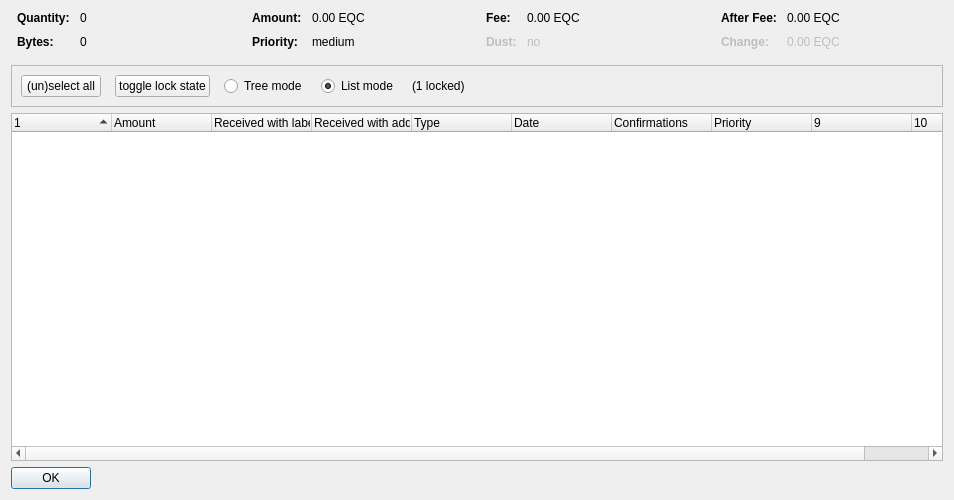
<?xml version="1.0" encoding="UTF-8"?>
<ui version="4.0">
 <class>CoinControlDialog</class>
 <widget class="QDialog" name="CoinControlDialog">
  <property name="geometry">
   <rect>
    <x>0</x>
    <y>0</y>
    <width>954</width>
    <height>500</height>
   </rect>
  </property>
  <property name="windowTitle">
   <string>Coin Selection</string>
  </property>
  <layout class="QVBoxLayout" name="verticalLayout">
   <item>
    <layout class="QHBoxLayout" name="horizontalLayoutTop" stretch="0,0,0,0">
     <property name="topMargin">
      <number>0</number>
     </property>
     <property name="bottomMargin">
      <number>10</number>
     </property>
     <item>
      <layout class="QFormLayout" name="formLayoutCoinControl1">
       <property name="horizontalSpacing">
        <number>10</number>
       </property>
       <property name="verticalSpacing">
        <number>10</number>
       </property>
       <property name="leftMargin">
        <number>6</number>
       </property>
       <property name="rightMargin">
        <number>6</number>
       </property>
       <item row="0" column="0">
        <widget class="QLabel" name="labelCoinControlQuantityText">
         <property name="font">
          <font>
           <weight>75</weight>
           <bold>true</bold>
          </font>
         </property>
         <property name="text">
          <string>Quantity:</string>
         </property>
        </widget>
       </item>
       <item row="0" column="1">
        <widget class="QLabel" name="labelCoinControlQuantity">
         <property name="cursor">
          <cursorShape>IBeamCursor</cursorShape>
         </property>
         <property name="contextMenuPolicy">
          <enum>Qt::ActionsContextMenu</enum>
         </property>
         <property name="text">
          <string notr="true">0</string>
         </property>
         <property name="textInteractionFlags">
          <set>Qt::LinksAccessibleByMouse|Qt::TextSelectableByKeyboard|Qt::TextSelectableByMouse</set>
         </property>
        </widget>
       </item>
       <item row="1" column="0">
        <widget class="QLabel" name="labelCoinControlBytesText">
         <property name="font">
          <font>
           <weight>75</weight>
           <bold>true</bold>
          </font>
         </property>
         <property name="text">
          <string>Bytes:</string>
         </property>
        </widget>
       </item>
       <item row="1" column="1">
        <widget class="QLabel" name="labelCoinControlBytes">
         <property name="cursor">
          <cursorShape>IBeamCursor</cursorShape>
         </property>
         <property name="contextMenuPolicy">
          <enum>Qt::ActionsContextMenu</enum>
         </property>
         <property name="text">
          <string notr="true">0</string>
         </property>
         <property name="textInteractionFlags">
          <set>Qt::LinksAccessibleByMouse|Qt::TextSelectableByKeyboard|Qt::TextSelectableByMouse</set>
         </property>
        </widget>
       </item>
      </layout>
     </item>
     <item>
      <layout class="QFormLayout" name="formLayoutCoinControl2">
       <property name="horizontalSpacing">
        <number>10</number>
       </property>
       <property name="verticalSpacing">
        <number>10</number>
       </property>
       <property name="leftMargin">
        <number>6</number>
       </property>
       <property name="rightMargin">
        <number>6</number>
       </property>
       <item row="0" column="0">
        <widget class="QLabel" name="labelCoinControlAmountText">
         <property name="font">
          <font>
           <weight>75</weight>
           <bold>true</bold>
          </font>
         </property>
         <property name="text">
          <string>Amount:</string>
         </property>
        </widget>
       </item>
       <item row="0" column="1">
        <widget class="QLabel" name="labelCoinControlAmount">
         <property name="cursor">
          <cursorShape>IBeamCursor</cursorShape>
         </property>
         <property name="contextMenuPolicy">
          <enum>Qt::ActionsContextMenu</enum>
         </property>
         <property name="text">
          <string notr="true">0.00 EQC</string>
         </property>
         <property name="textInteractionFlags">
          <set>Qt::LinksAccessibleByMouse|Qt::TextSelectableByKeyboard|Qt::TextSelectableByMouse</set>
         </property>
        </widget>
       </item>
       <item row="1" column="0">
        <widget class="QLabel" name="labelCoinControlPriorityText">
         <property name="font">
          <font>
           <weight>75</weight>
           <bold>true</bold>
          </font>
         </property>
         <property name="text">
          <string>Priority:</string>
         </property>
        </widget>
       </item>
       <item row="1" column="1">
        <widget class="QLabel" name="labelCoinControlPriority">
         <property name="cursor">
          <cursorShape>IBeamCursor</cursorShape>
         </property>
         <property name="contextMenuPolicy">
          <enum>Qt::ActionsContextMenu</enum>
         </property>
         <property name="text">
          <string>medium</string>
         </property>
         <property name="textInteractionFlags">
          <set>Qt::LinksAccessibleByMouse|Qt::TextSelectableByKeyboard|Qt::TextSelectableByMouse</set>
         </property>
        </widget>
       </item>
      </layout>
     </item>
     <item>
      <layout class="QFormLayout" name="formLayoutCoinControl3">
       <property name="horizontalSpacing">
        <number>10</number>
       </property>
       <property name="verticalSpacing">
        <number>10</number>
       </property>
       <property name="leftMargin">
        <number>6</number>
       </property>
       <property name="rightMargin">
        <number>6</number>
       </property>
       <item row="0" column="0">
        <widget class="QLabel" name="labelCoinControlFeeText">
         <property name="font">
          <font>
           <weight>75</weight>
           <bold>true</bold>
          </font>
         </property>
         <property name="text">
          <string>Fee:</string>
         </property>
        </widget>
       </item>
       <item row="0" column="1">
        <widget class="QLabel" name="labelCoinControlFee">
         <property name="cursor">
          <cursorShape>IBeamCursor</cursorShape>
         </property>
         <property name="contextMenuPolicy">
          <enum>Qt::ActionsContextMenu</enum>
         </property>
         <property name="text">
          <string notr="true">0.00 EQC</string>
         </property>
         <property name="textInteractionFlags">
          <set>Qt::LinksAccessibleByMouse|Qt::TextSelectableByKeyboard|Qt::TextSelectableByMouse</set>
         </property>
        </widget>
       </item>
       <item row="1" column="0">
        <widget class="QLabel" name="labelCoinControlLowOutputText">
         <property name="enabled">
          <bool>false</bool>
         </property>
         <property name="font">
          <font>
           <weight>75</weight>
           <bold>true</bold>
          </font>
         </property>
         <property name="text">
          <string>Dust:</string>
         </property>
        </widget>
       </item>
       <item row="1" column="1">
        <widget class="QLabel" name="labelCoinControlLowOutput">
         <property name="enabled">
          <bool>false</bool>
         </property>
         <property name="cursor">
          <cursorShape>IBeamCursor</cursorShape>
         </property>
         <property name="contextMenuPolicy">
          <enum>Qt::ActionsContextMenu</enum>
         </property>
         <property name="text">
          <string>no</string>
         </property>
         <property name="textInteractionFlags">
          <set>Qt::LinksAccessibleByMouse|Qt::TextSelectableByKeyboard|Qt::TextSelectableByMouse</set>
         </property>
        </widget>
       </item>
      </layout>
     </item>
     <item>
      <layout class="QFormLayout" name="formLayoutCoinControl4">
       <property name="horizontalSpacing">
        <number>10</number>
       </property>
       <property name="verticalSpacing">
        <number>10</number>
       </property>
       <property name="leftMargin">
        <number>6</number>
       </property>
       <property name="rightMargin">
        <number>6</number>
       </property>
       <item row="0" column="0">
        <widget class="QLabel" name="labelCoinControlAfterFeeText">
         <property name="font">
          <font>
           <weight>75</weight>
           <bold>true</bold>
          </font>
         </property>
         <property name="text">
          <string>After Fee:</string>
         </property>
        </widget>
       </item>
       <item row="0" column="1">
        <widget class="QLabel" name="labelCoinControlAfterFee">
         <property name="cursor">
          <cursorShape>IBeamCursor</cursorShape>
         </property>
         <property name="contextMenuPolicy">
          <enum>Qt::ActionsContextMenu</enum>
         </property>
         <property name="text">
          <string notr="true">0.00 EQC</string>
         </property>
         <property name="textInteractionFlags">
          <set>Qt::LinksAccessibleByMouse|Qt::TextSelectableByKeyboard|Qt::TextSelectableByMouse</set>
         </property>
        </widget>
       </item>
       <item row="1" column="0">
        <widget class="QLabel" name="labelCoinControlChangeText">
         <property name="enabled">
          <bool>false</bool>
         </property>
         <property name="font">
          <font>
           <weight>75</weight>
           <bold>true</bold>
          </font>
         </property>
         <property name="text">
          <string>Change:</string>
         </property>
        </widget>
       </item>
       <item row="1" column="1">
        <widget class="QLabel" name="labelCoinControlChange">
         <property name="enabled">
          <bool>false</bool>
         </property>
         <property name="cursor">
          <cursorShape>IBeamCursor</cursorShape>
         </property>
         <property name="contextMenuPolicy">
          <enum>Qt::ActionsContextMenu</enum>
         </property>
         <property name="text">
          <string notr="true">0.00 EQC</string>
         </property>
         <property name="textInteractionFlags">
          <set>Qt::LinksAccessibleByMouse|Qt::TextSelectableByKeyboard|Qt::TextSelectableByMouse</set>
         </property>
        </widget>
       </item>
      </layout>
     </item>
    </layout>
   </item>
   <item>
    <widget class="QFrame" name="frame">
     <property name="minimumSize">
      <size>
       <width>0</width>
       <height>40</height>
      </size>
     </property>
     <property name="frameShape">
      <enum>QFrame::StyledPanel</enum>
     </property>
     <property name="frameShadow">
      <enum>QFrame::Sunken</enum>
     </property>
     <layout class="QHBoxLayout" name="horizontalLayout">
      <item>
       <layout class="QHBoxLayout" name="horizontalLayoutPanel" stretch="0,0,0,0,0,0">
        <property name="spacing">
         <number>14</number>
        </property>
        <item>
         <widget class="QPushButton" name="pushButtonSelectAll">
          <property name="sizePolicy">
           <sizepolicy hsizetype="Maximum" vsizetype="Fixed">
            <horstretch>0</horstretch>
            <verstretch>0</verstretch>
           </sizepolicy>
          </property>
          <property name="text">
           <string>(un)select all</string>
          </property>
          <property name="autoDefault">
           <bool>false</bool>
          </property>
         </widget>
        </item>
        <item>
         <widget class="QPushButton" name="pushButtonToggleLock">
          <property name="sizePolicy">
           <sizepolicy hsizetype="Maximum" vsizetype="Fixed">
            <horstretch>0</horstretch>
            <verstretch>0</verstretch>
           </sizepolicy>
          </property>
          <property name="text">
           <string>toggle lock state</string>
          </property>
          <property name="autoDefault">
           <bool>false</bool>
          </property>
         </widget>
        </item>
        <item>
         <widget class="QRadioButton" name="radioTreeMode">
          <property name="sizePolicy">
           <sizepolicy hsizetype="Maximum" vsizetype="Fixed">
            <horstretch>0</horstretch>
            <verstretch>0</verstretch>
           </sizepolicy>
          </property>
          <property name="text">
           <string>Tree mode</string>
          </property>
         </widget>
        </item>
        <item>
         <widget class="QRadioButton" name="radioListMode">
          <property name="sizePolicy">
           <sizepolicy hsizetype="Maximum" vsizetype="Fixed">
            <horstretch>0</horstretch>
            <verstretch>0</verstretch>
           </sizepolicy>
          </property>
          <property name="text">
           <string>List mode</string>
          </property>
          <property name="checked">
           <bool>true</bool>
          </property>
         </widget>
        </item>
        <item>
         <widget class="QLabel" name="labelLocked">
          <property name="text">
           <string>(1 locked)</string>
          </property>
         </widget>
        </item>
        <item>
         <spacer name="horizontalSpacer">
          <property name="orientation">
           <enum>Qt::Horizontal</enum>
          </property>
          <property name="sizeHint" stdset="0">
           <size>
            <width>40</width>
            <height>20</height>
           </size>
          </property>
         </spacer>
        </item>
       </layout>
      </item>
     </layout>
    </widget>
   </item>
   <item>
    <widget class="CoinControlTreeWidget" name="treeWidget">
     <property name="contextMenuPolicy">
      <enum>Qt::CustomContextMenu</enum>
     </property>
     <property name="sortingEnabled">
      <bool>false</bool>
     </property>
     <property name="columnCount">
      <number>10</number>
     </property>
     <attribute name="headerShowSortIndicator" stdset="0">
      <bool>true</bool>
     </attribute>
     <attribute name="headerStretchLastSection">
      <bool>false</bool>
     </attribute>
     <column>
      <property name="text">
       <string/>
      </property>
     </column>
     <column>
      <property name="text">
       <string>Amount</string>
      </property>
     </column>
     <column>
      <property name="text">
       <string>Received with label</string>
      </property>
     </column>
     <column>
      <property name="text">
       <string>Received with address</string>
      </property>
     </column>
     <column>
      <property name="text">
       <string>Type</string>
      </property>
     </column>
     <column>
      <property name="text">
       <string>Date</string>
      </property>
     </column>
     <column>
      <property name="text">
       <string>Confirmations</string>
      </property>
      <property name="toolTip">
       <string>Confirmed</string>
      </property>
     </column>
     <column>
      <property name="text">
       <string>Priority</string>
      </property>
     </column>
     <column>
      <property name="text">
       <string/>
      </property>
     </column>
     <column>
      <property name="text">
       <string/>
      </property>
     </column>
    </widget>
   </item>
   <item>
    <widget class="QDialogButtonBox" name="buttonBox">
     <property name="sizePolicy">
      <sizepolicy hsizetype="Maximum" vsizetype="Fixed">
       <horstretch>0</horstretch>
       <verstretch>0</verstretch>
      </sizepolicy>
     </property>
     <property name="orientation">
      <enum>Qt::Horizontal</enum>
     </property>
     <property name="standardButtons">
      <set>QDialogButtonBox::Ok</set>
     </property>
    </widget>
   </item>
  </layout>
 </widget>
 <customwidgets>
  <customwidget>
   <class>CoinControlTreeWidget</class>
   <extends>QTreeWidget</extends>
   <header>coincontroltreewidget.h</header>
  </customwidget>
 </customwidgets>
 <resources/>
 <connections/>
</ui>
